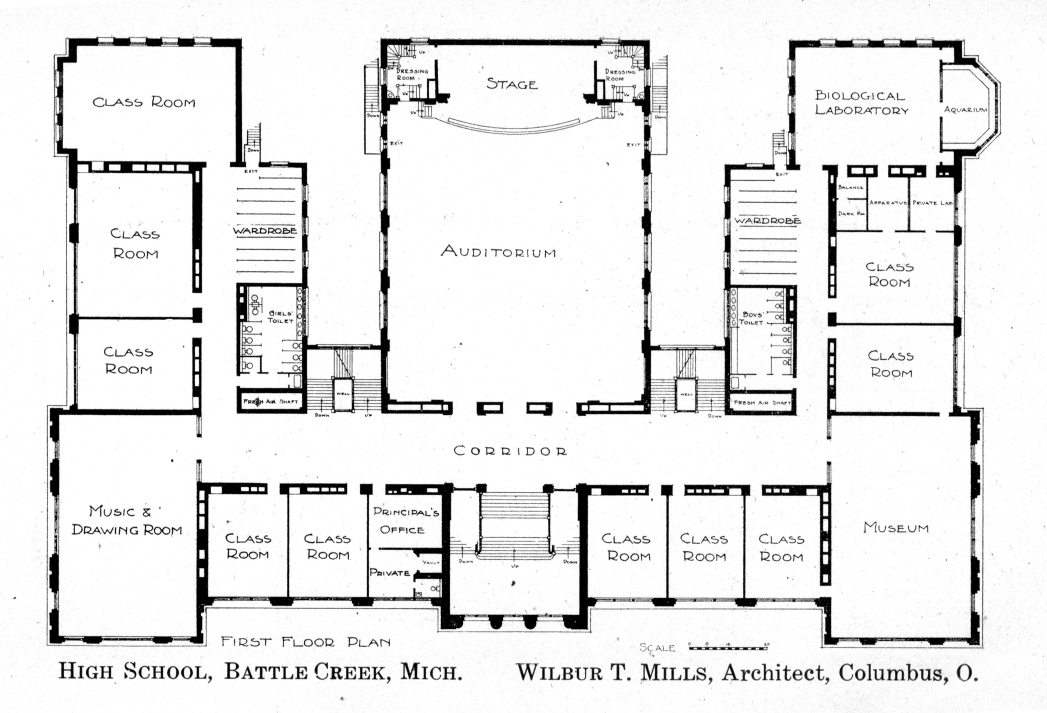
#> input picture oldscripts/MyModelParser/Other files/cNO.jpg, 3141 x 2139 px (shown at 1/3 size)
$ python Scala.py   (older library calls are emulated)
#> lines starting #> are read from the running program, lines starting #| are printed output that depends on the picture
import PIL
from PIL import Image

basewidth = 1000
img = Image.open('cNO.jpg')
#> img is the input picture: PIL image 3141x2139 L; min 0, max 255, mean 232.9
wpercent = (basewidth / float(img.size[0]))
#> wpercent = 0.318
hsize = int((float(img.size[1]) * float(wpercent)))
#> hsize = 680
img = img.resize((basewidth, hsize), PIL.Image.ANTIALIAS)
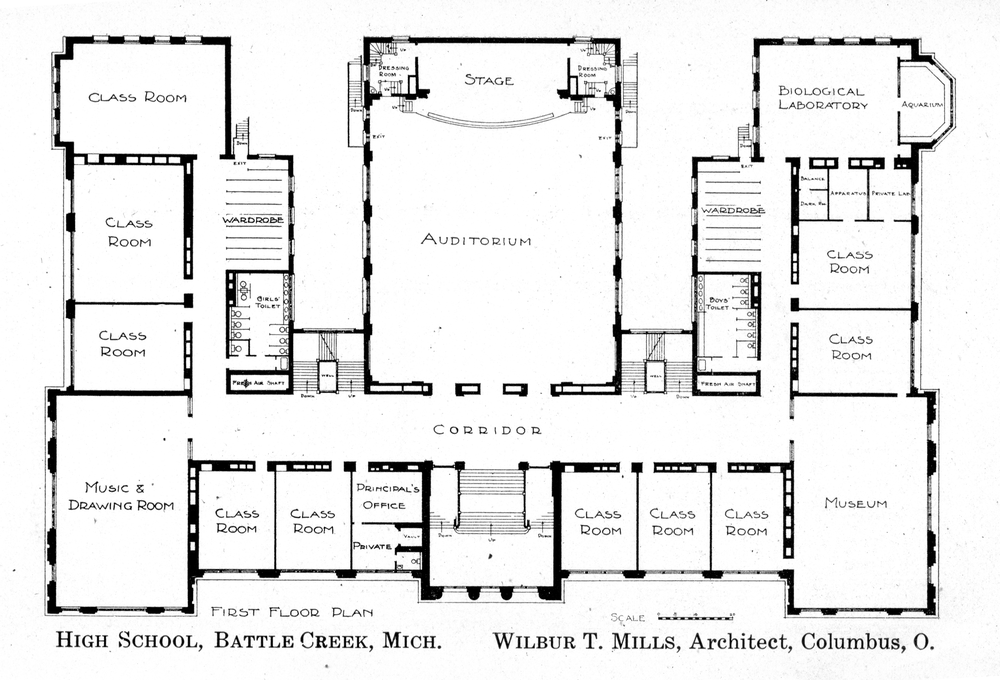
#> img: PIL image 1000x680 L; min 0, max 255, mean 232.8
img.save('c.jpg')
